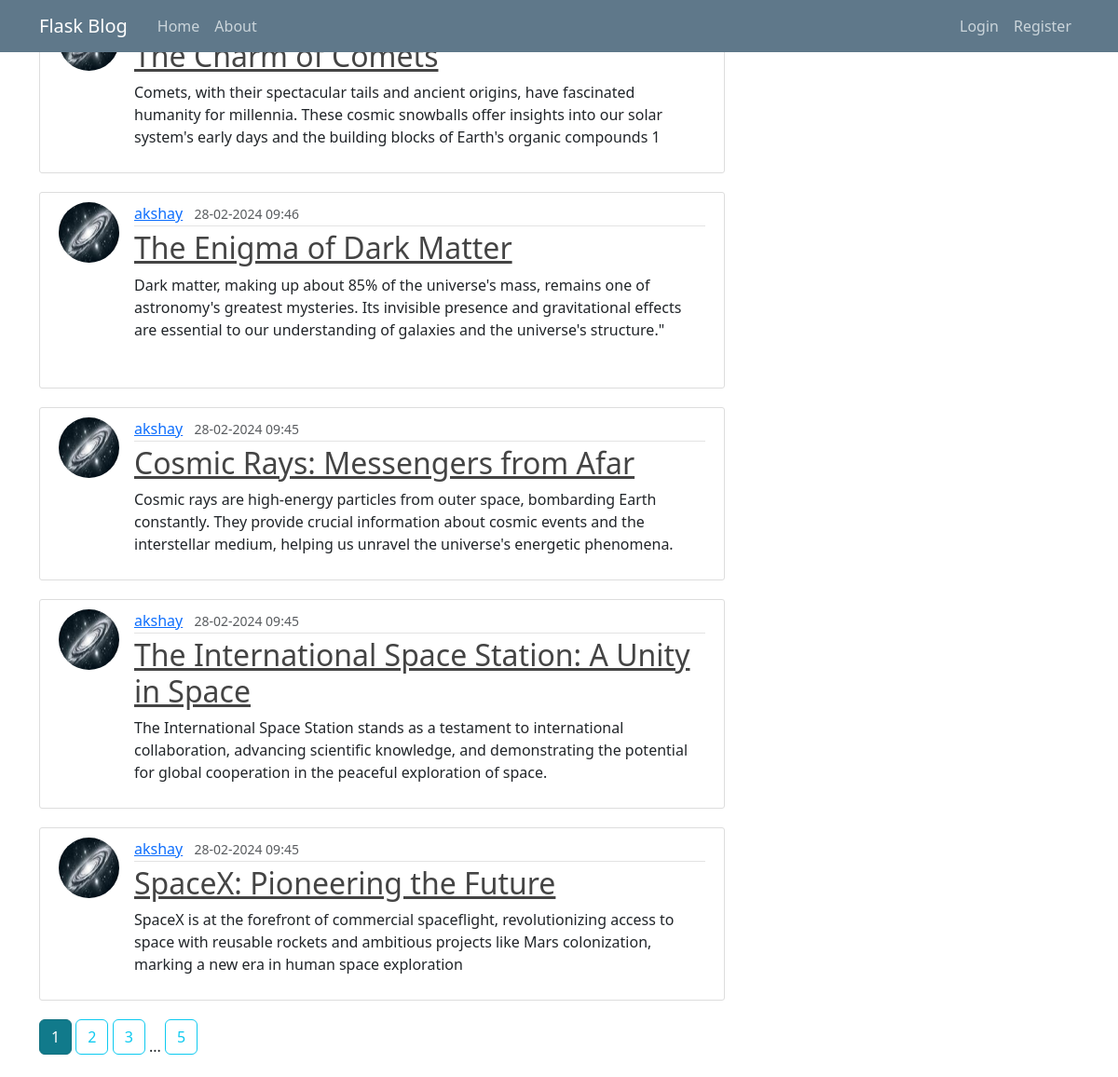
The page / on the database its author committed.
### app/models.py (models this page shows, shortened)
class Posts(db.Model):
    id = db.Column(db.Integer, primary_key=True)
    title = db.Column(db.String(20), nullable=False)
    date_posted = db.Column(db.DateTime, nullable=False, default=datetime.utcnow)
    content = db.Column(db.Text, nullable=False)
    user_id = db.Column(db.Integer, db.ForeignKey('user.id'),nullable=False)

class User(db.Model, UserMixin):
    id = db.Column(db.Integer, primary_key=True)
    username: str = db.Column(db.String(20), unique=True, nullable=False)
    email: str = db.Column(db.String(120), unique=True, nullable=False)
    image_file: str = db.Column(db.String(120), nullable=False, default='default.jpg')
    password = db.Column(db.String(60), nullable=False)
    posts = db.relationship('Posts',
                            backref='author', lazy=True)

### app/main/routes.py (the view)
@main.route("/home")
@main.route("/")
def home():
    page = request.args.get('page', 1, type = int)
    posts = Posts.query.order_by(Posts.date_posted.desc()).paginate(page = page, per_page=5)
    return render_template('home.html', posts=posts) # type: ignore

### app/templates/home.html
{% extends "layout.html" %}
{% block content %}
    {% for post in posts.items %}
        <article class="media content-section">
            <img class="rounded-circle article-img" src="{{ url_for('static', filename='profile-pictures/' ~ post.author.image_file) }}">
          <div class="media-body">
            <div class="article-metadata">
              <a class="mr-2" href="{{ url_for('users.user_post', username=post.author.username)}}">{{ post.author.username }}</a>
              <small class="text-muted">{{ post.date_posted.strftime('%d-%m-%Y %H:%M') }}</small>
            </div>
            <h2><a class="article-title" href="{{ url_for('posts.post', post_id=post.id) }}">{{ post.title }}</a></h2>
            <p class="article-content">{{ post.content }}</p>
          </div>
        </article>
    {% endfor %}
    {% for page_num in posts.iter_pages(left_edge=1, right_edge=1, left_current=1, right_current=2) %}
        {% if page_num %}
            {% if posts.page == page_num %}
                <a class="btn btn-info active mb-4" href="{{ url_for('main.home', page=page_num) }}">{{ page_num }}</a>
            {% else %}
            <a class="btn btn-outline-info mb-4" href="{{ url_for('main.home', page=page_num) }}">{{ page_num }}</a>
            {% endif %}
        {% else %}
            ...
        {% endif %}
    {% endfor %}
{% endblock content %}

### app/static/main.css (style rules this page uses)
body { background: #fafafa; color: #333333; margin-top: 5rem; }
h1, h2, h3, h4, h5, h6 { color: #444444; }
.content-section { background: #ffffff; padding: 10px 20px; border: 1px solid #dddddd; border-radius: 3px; margin-bottom: 20px; }
.article-title { color: #444444; }
.article-content { white-space: pre-line; }
.article-img { height: 65px; width: 65px; margin-right: 16px; }
.article-metadata { padding-bottom: 1px; margin-bottom: 4px; border-bottom: 1px solid #e3e3e3 }

### rows shown on the page
Posts: title "The Charm of Comets", content "Comets, with their spectacular tails and ancient origins, have fascinated humanity for millennia. These cosmic snowballs offer insights into our solar system's early days and the building blocks of Earth's organic compounds 1"
Posts: image_file (picture), author.username "akshay", date_posted "28-02-2024 09:46", title "The Enigma of Dark Matter", content "Dark matter, making up about 85% of the universe's mass, remains one of astronomy's greatest mysteries. Its invisible presence and gravitational effects are essential to our understanding of galaxies and the universe's structure.\""
Posts: image_file (picture), author.username "akshay", date_posted "28-02-2024 09:45", title "Cosmic Rays: Messengers from Afar", content "Cosmic rays are high-energy particles from outer space, bombarding Earth constantly. They provide crucial information about cosmic events and the interstellar medium, helping us unravel the universe's energetic phenomena."
Posts: image_file (picture), author.username "akshay", date_posted "28-02-2024 09:45", title "The International Space Station: A Unity in Space", content "The International Space Station stands as a testament to international collaboration, advancing scientific knowledge, and demonstrating the potential for global cooperation in the peaceful exploration of space."
Posts: image_file (picture), author.username "akshay", date_posted "28-02-2024 09:45", title "SpaceX: Pioneering the Future", content "SpaceX is at the forefront of commercial spaceflight, revolutionizing access to space with reusable rockets and ambitious projects like Mars colonization, marking a new era in human space exploration"

### other values the page prints
{{ page_num }} "1"
{{ page_num }} "2" "3" "5"
